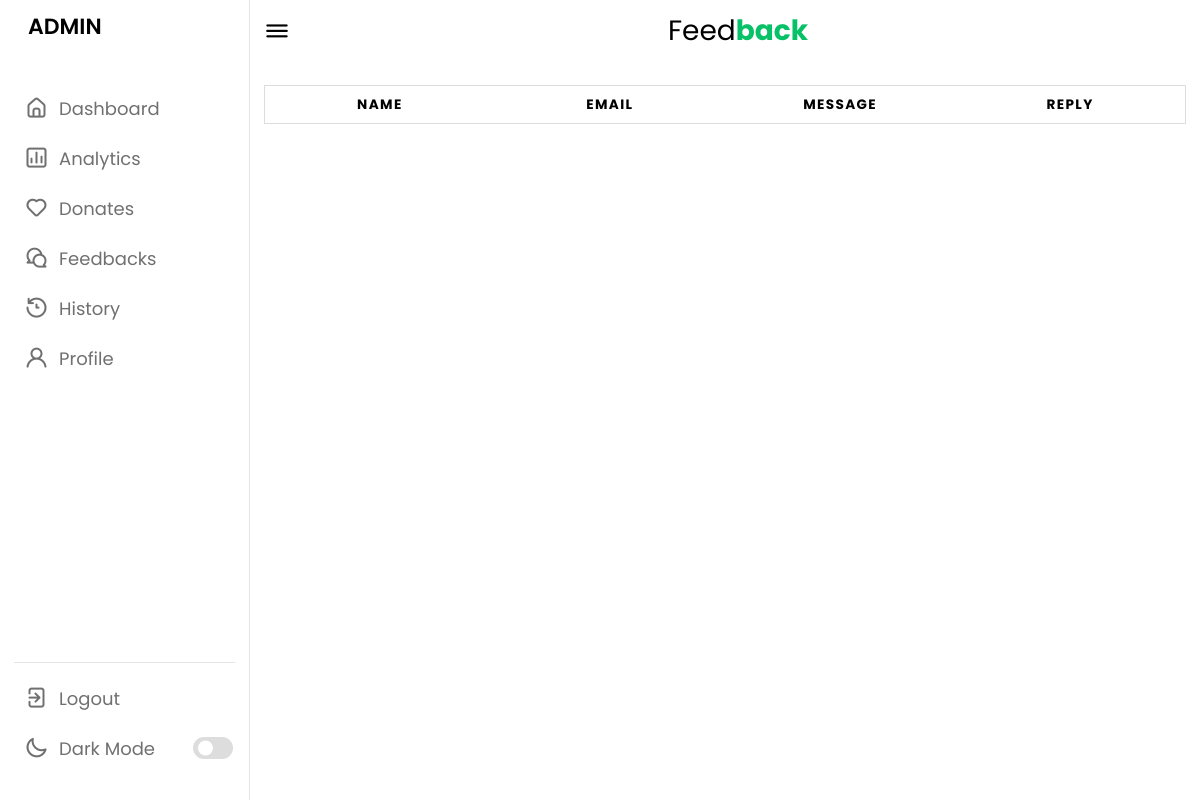
The app's page /admin/feedback.php (signed in), older data.
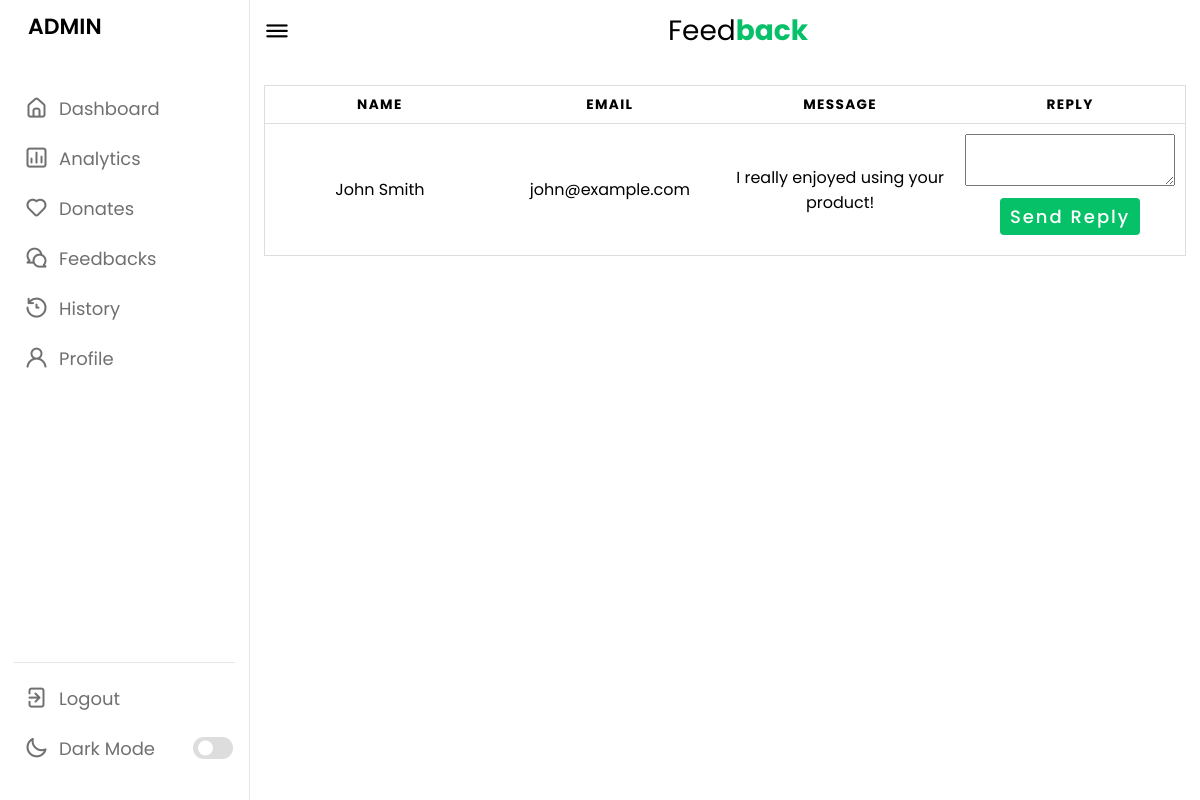
The same page, newer data.
### tables this page shows
CREATE TABLE `user_feedback` (
  `feedback_id` int(11) NOT NULL,
  `name` varchar(255) DEFAULT NULL,
  `email` varchar(255) DEFAULT NULL,
  `message` text DEFAULT NULL
);

### admin/feedback.php (the view, shortened to what the changed rows need)
<!DOCTYPE html>
<html lang="en">
<head>
    <link rel="stylesheet" href="https://cdnjs.cloudflare.com/ajax/libs/font-awesome/4.7.0/css/font-awesome.min.css">
    <link rel="stylesheet" href="admin.css">
    <link rel="stylesheet" href="https://unicons.iconscout.com/release/v4.0.0/css/line.css">
    <?php
    $connection = mysqli_connect("localhost:3306", "root", "", "food_donate");
    ?>
</head>
<body>
    <section class="dashboard">
        <br>
        <br>
        <br>
        <div class="activity">
            <div class="table-container">
                <div class="table-wrapper">
                    <table class="table">
                        <thead>
                            <tr>
                                <th>name</th>
                                <th>email</th>
                                <th>message</th>
                                <th>Reply</th>
                            </tr>
                        </thead>
                        <tbody>
                            <?php
                            $query = "SELECT * FROM user_feedback";
                            $result = mysqli_query($connection, $query);
                            if ($result == true) {
                                while ($row = mysqli_fetch_assoc($result)) {
                                    $feedback_id = $row['email'];
                                    $is_sent = !empty($row['admin_reply']) ? 'sent' : '';
                                    echo "<tr>
                                        <td data-label=\"name\">" . $row['name'] . "</td>
                                        <td data-label=\"email\">" . $row['email'] . "</td>
                                        <td data-label=\"message\">" . $row['message'] . "</td>
                                        <td data-label=\"reply\">
                                            <form method='post' action=''>
                                                <input type='hidden' name='feedback_id' value='" . htmlspecialchars($feedback_id) . "'>
                                                <textarea name='reply' rows='2'>" . htmlspecialchars($row['admin_reply'] ?? '') . "</textarea>
                                                <button type='submit' class='reply-btn $is_sent' data-feedback-id='" . htmlspecialchars($feedback_id) . "'>
                                                    <span class='button-text'>Send Reply</span>
                                                    <span class='button-icon'>✓</span>
                                                </button>
                                            </form>
                                            " . ($row['reply_date'] ? '<div class="reply-date">Replied on: ' . $row['reply_date'] . '</div>' : '') . "
                                        </td>
                                    </tr>";
                                }
                            }
                            ?>
                        </tbody>
                    </table>
                </div>
            </div>
        </div>
    </section>
</body>
</html>

Row changes from the older to the newer data that the page shows:
added user_feedback: name "John Smith", email "john@example.com", message "I really enjoyed using your product!"
